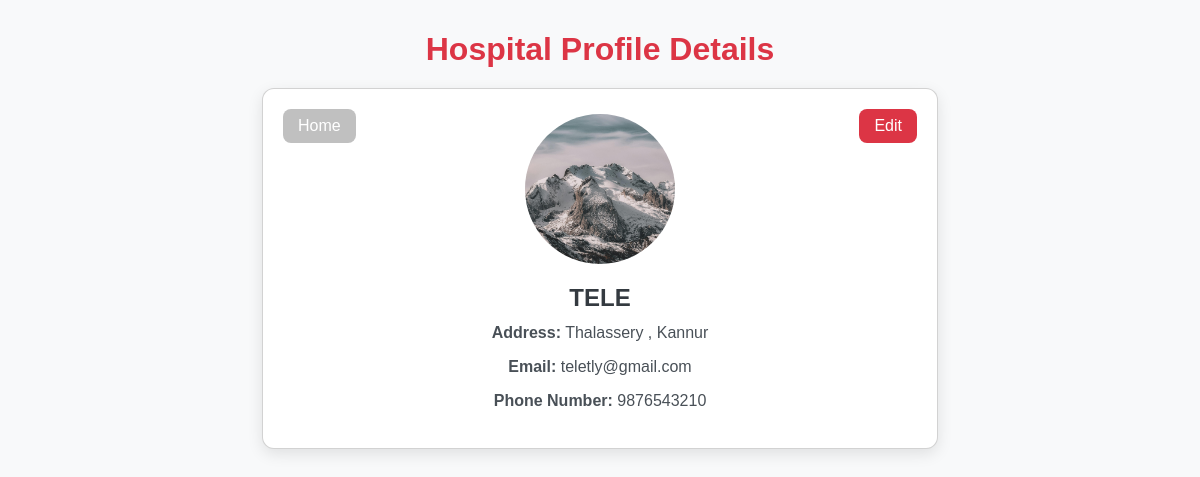
Page /hospital/profile/view/ (signed in) on the committed database.
### blood_bank_app/models.py (models this page shows, shortened)
class HospitalDetails(models.Model):
    user = models.OneToOneField(User, on_delete=models.CASCADE, null=True, blank=True)
    name = models.CharField(max_length=255)
    address = models.TextField()
    email = models.EmailField(unique=True)
    phone_number = models.CharField(max_length=20)
    profile_picture = models.ImageField(
        upload_to='profile_pics/',
        default='profile_pics/default.jpg',
        blank=True,
        null=True
    )

### blood_bank_app/views.py (the view)
# urls.py: path('hospital/profile/view/', views.hospital_profile_view, name='hospital_profile_view'),
@login_required
def hospital_profile_view(request):
    hospital = HospitalDetails.objects.filter(user=request.user).first()
    return render(request, 'hospital/hospital_profile_view.html', {'hospital': hospital})

### blood_bank_app/templates/hospital/hospital_profile_view.html (shortened to what this page needs)
<!DOCTYPE html>
<html lang="en">
<head>
    <link href="https://cdn.jsdelivr.net/npm/bootstrap@5.3.3/dist/css/bootstrap.min.css" rel="stylesheet">
</head>
<body>
<div class="container">
    <h2>Hospital Profile Details</h2>
    {% if hospital %}
    <div class="card profile-info text-center">
        <a href="{% url 'hospital_profile' %}" class="btn edit-btn">Edit</a>
        <a href="{% url 'hospitalhome' %}" class="btn home-btn">Home</a>
        {% if hospital.profile_picture %}
            <img src="{{ hospital.profile_picture.url }}" class="profile-pic" alt="Profile Picture">
        {% endif %}
        <h4>{{ hospital.name }}</h4>
        <p><strong>Address:</strong> {{ hospital.address }}</p>
        <p><strong>Email:</strong> {{ hospital.email }}</p>
        <p><strong>Phone Number:</strong> {{ hospital.phone_number }}</p>
    </div>
    {% else %}
    <p class="text-center mt-4">No hospital profile found.</p>
    {% endif %}
</div>
</body>
</html>

### blood_bank_app/templates/hospital/hospital_profile_view.html (style rules this page uses)
body { background-color: #f8f9fa; font-family: 'Poppins', sans-serif; }
.container { max-width: 700px; }
h2 { color: #dc3545; font-weight: 700; text-align: center; margin-top: 30px; }
.card { margin-top: 20px; border-radius: 12px; box-shadow: 0 5px 15px rgba(0,0,0,0.1); padding: 25px; position: relative; }
.profile-info h4 { font-weight: 600; color: #343a40; }
.profile-info p { color: #495057; margin-bottom: 10px; }
.edit-btn { position: absolute; top: 20px; right: 20px; background-color: #dc3545; color: #fff; border: none; border-radius: 8px; padding: 5px 15px; font-weight: 500; transition: 0.3s; }
.home-btn { position: absolute; top: 20px; left: 20px; background-color: silver; color: #fff; border: none; border-radius: 8px; padding: 5px 15px; font-weight: 500; transition: 0.3s; }
.profile-pic { display: block; margin: 0 auto 20px auto; border-radius: 50%; width: 150px; height: 150px; object-fit: cover; }

### rows in the picture
HospitalDetails: profile_picture (picture), name "TELE", address "Thalassery , Kannur", email "teletly@gmail.com", phone_number "9876543210"
